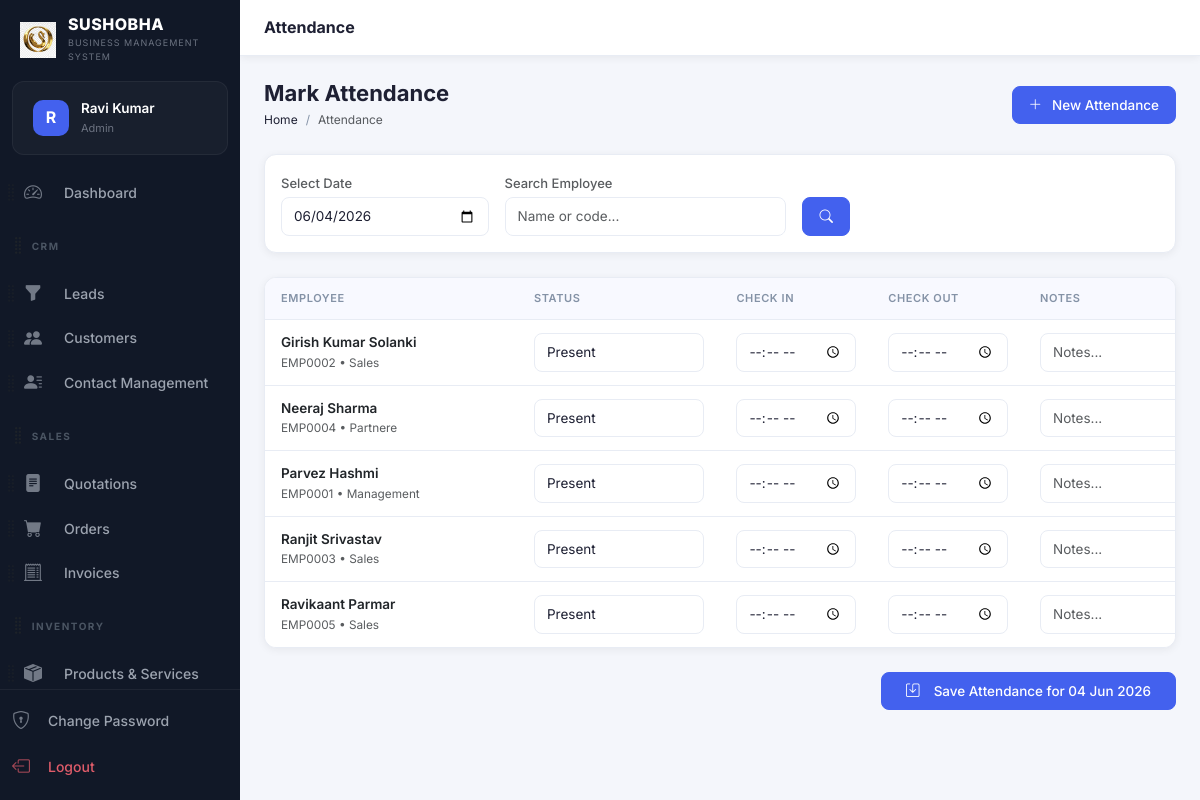
/modules/attendance/index.php (signed in), run on an earlier commit of the app's database.
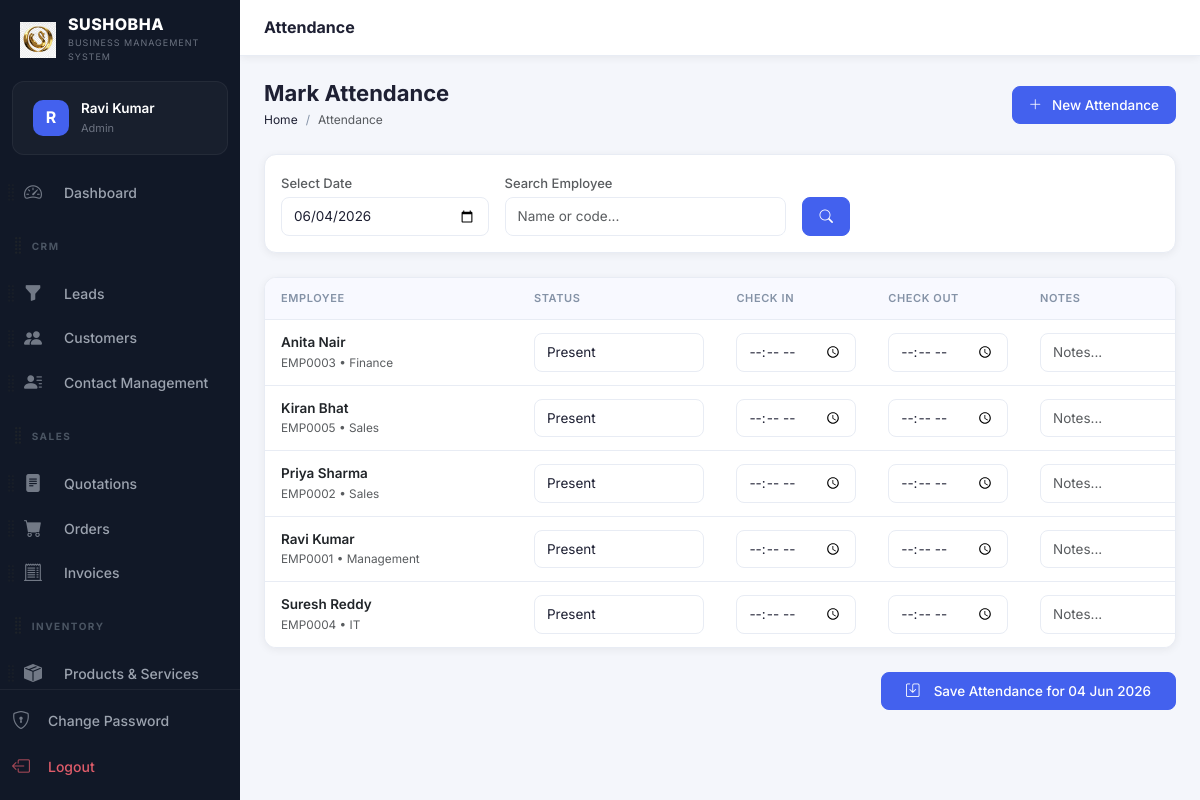
And on a later commit of the database.
### tables this page shows
CREATE TABLE `users` (
  `id` int(10) unsigned NOT NULL AUTO_INCREMENT,
  `role_id` int(10) unsigned NOT NULL DEFAULT 5,
  `name` varchar(100) NOT NULL,
  `email` varchar(150) NOT NULL,
  `password` varchar(255) NOT NULL,
  `phone` varchar(20) DEFAULT NULL,
  `avatar` varchar(255) DEFAULT NULL,
  `is_active` tinyint(1) NOT NULL DEFAULT 1,
  `remember_token` varchar(100) DEFAULT NULL,
  `reset_token` varchar(100) DEFAULT NULL,
  `reset_token_expires` datetime DEFAULT NULL,
  `last_login` datetime DEFAULT NULL,
  `login_attempts` int(11) DEFAULT 0,
  `locked_until` datetime DEFAULT NULL,
  `created_at` timestamp NOT NULL DEFAULT current_timestamp(),
  `updated_at` timestamp NOT NULL DEFAULT current_timestamp() ON UPDATE current_timestamp(),
  PRIMARY KEY (`id`),
  UNIQUE KEY `email` (`email`),
  KEY `role_id` (`role_id`),
  CONSTRAINT `users_ibfk_1` FOREIGN KEY (`role_id`) REFERENCES `roles` (`id`)
);

CREATE TABLE `roles` (
  `id` int(10) unsigned NOT NULL AUTO_INCREMENT,
  `name` varchar(50) NOT NULL,
  `slug` varchar(50) NOT NULL,
  `permissions` longtext DEFAULT NULL CHECK (json_valid(`permissions`)),
  `created_at` timestamp NOT NULL DEFAULT current_timestamp(),
  PRIMARY KEY (`id`),
  UNIQUE KEY `name` (`name`),
  UNIQUE KEY `slug` (`slug`)
);

CREATE TABLE `employees` (
  `id` int(10) unsigned NOT NULL AUTO_INCREMENT,
  `user_id` int(10) unsigned DEFAULT NULL,
  `emp_code` varchar(20) DEFAULT NULL,
  `name` varchar(150) NOT NULL,
  `email` varchar(150) DEFAULT NULL,
  `phone` varchar(20) DEFAULT NULL,
  `department` varchar(100) DEFAULT NULL,
  `designation` varchar(100) DEFAULT NULL,
  `join_date` date DEFAULT NULL,
  `salary` decimal(12,2) DEFAULT 0.00,
  `salary_type` enum('monthly','weekly','daily','hourly') DEFAULT 'monthly',
  `address` text DEFAULT NULL,
  `emergency_contact` varchar(100) DEFAULT NULL,
  `photo` varchar(255) DEFAULT NULL,
  `bank_name` varchar(100) DEFAULT NULL,
  `bank_account` varchar(30) DEFAULT NULL,
  `bank_ifsc` varchar(15) DEFAULT NULL,
  `status` enum('active','inactive','terminated') DEFAULT 'active',
  `created_at` timestamp NOT NULL DEFAULT current_timestamp(),
  `updated_at` timestamp NOT NULL DEFAULT current_timestamp() ON UPDATE current_timestamp(),
  PRIMARY KEY (`id`),
  UNIQUE KEY `emp_code` (`emp_code`),
  KEY `user_id` (`user_id`),
  CONSTRAINT `employees_ibfk_1` FOREIGN KEY (`user_id`) REFERENCES `users` (`id`) ON DELETE SET NULL
);

### config/db.php (called while the page is built, shortened)
<?php
class Database {
    private static ?PDO $instance = null;
    public static function getInstance(): PDO {
        if (self::$instance === null) {
            $host   = 'localhost';
            $dbname = 'sushobha_crm';
            $user   = 'root';
            $pass   = '';
            $charset = 'utf8mb4';
            $dsn = "mysql:host={$host};dbname={$dbname};charset={$charset}";
            $options = [
                PDO::ATTR_ERRMODE            => PDO::ERRMODE_EXCEPTION,
                PDO::ATTR_DEFAULT_FETCH_MODE => PDO::FETCH_ASSOC,
                PDO::ATTR_EMULATE_PREPARES   => false,
            ];
            try {
                self::$instance = new PDO($dsn, $user, $pass, $options);
            } catch (PDOException $e) {
                die(json_encode(['error' => 'Database connection failed: ' . $e->getMessage()]));
            }
        }
        return self::$instance;
    }
}
function db(): PDO {
    return Database::getInstance();
}

### includes/auth.php (called while the page is built, shortened)
<?php
require_once __DIR__ . '/../config/db.php';
function isLoggedIn(): bool {
    return isset($_SESSION['user_id']) && !empty($_SESSION['user_id']);
}
function currentUser(): ?array {
    static $user = null;
    if ($user === null) {
        $stmt = db()->prepare("SELECT u.*, r.name AS role_name, r.slug AS role_slug, r.permissions FROM users u JOIN roles r ON u.role_id = r.id WHERE u.id = ?");
        $stmt->execute([$_SESSION['user_id']]);
        $user = $stmt->fetch();
    }
    return $user;
}

### includes/functions.php (called while the page is built, shortened)
<?php
require_once __DIR__ . '/../config/db.php';
function e(?string $str): string {
    return htmlspecialchars($str ?? '', ENT_QUOTES | ENT_HTML5, 'UTF-8');
}
function sanitize(?string $str): string {
    return trim(strip_tags($str ?? ''));
}

### modules/attendance/index.php (the view, shortened to what this page needs)
<?php
require_once __DIR__ . '/../../config/db.php';
require_once __DIR__ . '/../../includes/auth.php';
require_once __DIR__ . '/../../includes/functions.php';
$date = sanitize($_GET['date'] ?? date('Y-m-d'));
$search = sanitize($_GET['search'] ?? '');
$where = ['e.status="active"']; $params = [];
$whereStr = implode(' AND ', $where);
$sql = "SELECT e.id as emp_id, e.emp_code, e.name, e.department,
        a.id as att_id, a.status, a.check_in, a.check_out, a.notes
        FROM employees e
        LEFT JOIN attendance a ON e.id = a.employee_id AND a.date = ?
        WHERE $whereStr
        ORDER BY e.name ASC";
$stmt = db()->prepare($sql);
$stmt->execute(array_merge([$date], $params));
$employees = $stmt->fetchAll();
include __DIR__ . '/../../includes/header.php';
?>
<?php include __DIR__ . '/../../includes/sidebar.php'; ?>
<div class="main-content">
<div class="topbar">
  <div class="topbar-title">Attendance</div>
</div>
<div class="page-content">
<div class="page-header">
  <div class="page-header-left"><h1>Mark Attendance</h1>
    <nav aria-label="breadcrumb"><ol class="breadcrumb"><li class="breadcrumb-item"><a href="<?= BASE_URL ?>/modules/dashboard/index.php">Home</a></li><li class="breadcrumb-item active">Attendance</li></ol></nav>
  </div>
  <a href="<?= BASE_URL ?>/modules/attendance/create.php" class="btn btn-primary"><i class="bi bi-plus-lg me-1"></i>New Attendance</a>
</div>
<div class="crm-card mb-4">
    <div class="crm-card-body p-3">
        <form method="GET" class="row g-3 align-items-end">
            <div class="col-md-3">
                <label class="form-label text-muted small mb-1">Select Date</label>
                <input type="date" name="date" class="form-control" value="<?= e($date) ?>" onchange="this.form.submit()">
            </div>
            <div class="col-md-4">
                <label class="form-label text-muted small mb-1">Search Employee</label>
                <input type="text" name="search" class="form-control" placeholder="Name or code..." value="<?= e($search) ?>">
            </div>
            <div class="col-md-auto">
                <button type="submit" class="btn btn-primary"><i class="bi bi-search"></i></button>
            </div>
        </form>
    </div>
</div>
<form method="POST">
    <div class="table-wrapper mb-4">
        <div class="table-responsive">
            <table class="table crm-table align-middle mb-0">
                <thead>
                    <tr>
                        <th style="width:25%">Employee</th>
                        <th style="width:20%">Status</th>
                        <th style="width:15%">Check In</th>
                        <th style="width:15%">Check Out</th>
                        <th style="width:25%">Notes</th>
                    </tr>
                </thead>
                <tbody>
                    <?php if(empty($employees)): ?>
                        <tr><td colspan="5"><div class="empty-state"><i class="bi bi-calendar-check"></i><p>No active employees found.</p></div></td></tr>
                    <?php else: foreach($employees as $e):
                        $status = $e['status'] ?? 'present';
                    ?>
                    <tr>
                        <td>
                            <div class="fw-semibold text-dark"><?= e($e['name']) ?></div>
                            <div class="small text-muted"><?= e($e['emp_code']) ?> <?= $e['department'] ? ' • '.e($e['department']) : '' ?></div>
                        </td>
                        <td>
                            <select name="attendance[<?= $e['emp_id'] ?>][status]" class="form-select form-select-sm">
                                <option value="present" <?= $status==='present'?'selected':'' ?>>Present</option>
                            </select>
                        </td>
                        <td><input type="time" name="attendance[<?= $e['emp_id'] ?>][check_in]" class="form-control form-control-sm" value="<?= e($e['check_in'] ? date('H:i', strtotime($e['check_in'])) : '') ?>"></td>
                        <td><input type="time" name="attendance[<?= $e['emp_id'] ?>][check_out]" class="form-control form-control-sm" value="<?= e($e['check_out'] ? date('H:i', strtotime($e['check_out'])) : '') ?>"></td>
                        <td><input type="text" name="attendance[<?= $e['emp_id'] ?>][notes]" class="form-control form-control-sm" placeholder="Notes..." value="<?= e($e['notes']) ?>"></td>
                    </tr>
                    <?php endforeach; endif; ?>
                </tbody>
            </table>
        </div>
    </div>
    <?php if(!empty($employees)): ?>
    <div class="d-flex justify-content-end mb-5">
        <button type="submit" class="btn btn-primary px-4"><i class="bi bi-save me-2"></i>Save Attendance for <?= date('d M Y', strtotime($date)) ?></button>
    </div>
    <?php endif; ?>
</form>
</div></div>
<?php include __DIR__ . '/../../includes/footer.php'; ?>

### includes/header.php (shortened to what this page needs)
<?php
$currentUser = function_exists('currentUser') ? currentUser() : null;
?>
<!DOCTYPE html>
<html lang="en">
<head>
<link href="https://cdn.jsdelivr.net/npm/bootstrap@5.3.3/dist/css/bootstrap.min.css" rel="stylesheet">
<link href="https://cdn.jsdelivr.net/npm/bootstrap-icons@1.11.3/font/bootstrap-icons.min.css" rel="stylesheet">
<link href="https://cdnjs.cloudflare.com/ajax/libs/font-awesome/6.5.0/css/all.min.css" rel="stylesheet">
<link href="<?= BASE_URL ?>/assets/css/style.css" rel="stylesheet">
</head>
<body>
<div class="app-wrapper">

### includes/sidebar.php (shortened to what this page needs)
<?php
function isActive(string $path): string {
    return strpos($_SERVER['PHP_SELF'], $path) !== false ? 'active' : '';
}
$user = currentUser();
?>
<nav class="sidebar" id="sidebar">
  <div class="sidebar-brand">
    <div class="brand-logo">
      <img src="<?= BASE_URL ?>/assets/img/logo.png" alt="Logo" style="width: 100%; height: 100%; object-fit: contain;">
    </div>
    <div class="brand-text">
      <span class="brand-name"><?= APP_NAME ?></span>
      <span class="brand-tagline"><?= APP_TAGLINE ?></span>
    </div>
  </div>
  <div class="sidebar-user">
    <div class="sidebar-user-avatar">
      <?php if (!empty($user['avatar'])): ?>
        <img src="<?= BASE_URL ?>/<?= e($user['avatar']) ?>" alt="Avatar">
      <?php else: ?>
        <span><?= strtoupper(substr($user['name'] ?? 'U', 0, 1)) ?></span>
      <?php endif; ?>
    </div>
    <div class="sidebar-user-info">
      <span class="user-name"><?= e($user['name'] ?? 'User') ?></span>
      <span class="user-role"><?= ucwords(str_replace('_', ' ', $user['role_slug'] ?? '')) ?></span>
    </div>
  </div>
  <div class="sidebar-menu" id="sortableSidebar">
    <?php
    if (isAdmin()) {
        $defaultMenu[] = ['type' => 'header', 'id' => 'h_admin', 'label' => 'Admin'];
        $defaultMenu[] = ['type' => 'link', 'id' => 'approvals', 'url' => '/modules/approvals/index.php', 'icon' => 'bi-shield-check', 'label' => 'Approvals', 'match' => '/approvals/'];
        $defaultMenu[] = ['type' => 'link', 'id' => 'users', 'url' => '/modules/settings/users.php', 'icon' => 'bi-person-gear', 'label' => 'Users', 'match' => '/settings/users'];
        $defaultMenu[] = ['type' => 'link', 'id' => 'announcements', 'url' => '/modules/settings/announcements.php', 'icon' => 'bi-megaphone-fill', 'label' => 'Comm. Board', 'match' => '/settings/announcements'];
        $defaultMenu[] = ['type' => 'link', 'id' => 'settings', 'url' => '/modules/settings/index.php', 'icon' => 'bi-gear-fill', 'label' => 'Settings', 'match' => '/settings/index'];
        $defaultMenu[] = ['type' => 'link', 'id' => 'backup', 'url' => '/modules/settings/backup.php', 'icon' => 'bi-shield-check', 'label' => 'System Backup', 'match' => '/settings/backup'];
        $defaultMenu[] = ['type' => 'link', 'id' => 'activity_logs', 'url' => '/modules/settings/activity-logs.php', 'icon' => 'bi-clock-history', 'label' => 'Activity Logs', 'match' => '/activity-logs'];
    }
    $menuDict = [];
    foreach ($defaultMenu as $item) {
        $menuDict[$item['id']] = $item;
    }
    $userId = $_SESSION['user_id'] ?? 0;
    $stmt = db()->prepare("SELECT preference_value FROM user_preferences WHERE user_id = ? AND preference_key = 'sidebar_order'");
    $stmt->execute([$userId]);
    $savedOrderJson = $stmt->fetchColumn();
    $savedOrder = $savedOrderJson ? json_decode($savedOrderJson, true) : null;
    $menu = [];
    if ($savedOrder && is_array($savedOrder)) {
        foreach ($savedOrder as $id) {
            if (isset($menuDict[$id])) {
                $menu[] = $menuDict[$id];
                unset($menuDict[$id]);
            }
        }
        foreach ($menuDict as $item) {
            $menu[] = $item;
        }
    } else {
        $menu = $defaultMenu;
    }
    foreach ($menu as $item):
    ?>
      <div class="sidebar-sortable-item" data-id="<?= e($item['id']) ?>">
        <?php if ($item['type'] === 'header'): ?>
          <div class="menu-section-title d-flex align-items-center" style="margin-top: 15px;">
            <i class="bi bi-grip-vertical text-muted drag-handle" style="font-size: 1.2rem; cursor: grab; margin-left: -15px; margin-right: 2px;" title="Drag to reorder"></i>
            <span><?= e($item['label']) ?></span>
          </div>
        <?php else: ?>
          <div class="d-flex align-items-center position-relative">
            <i class="bi bi-grip-vertical text-muted drag-handle" style="font-size: 1.2rem; cursor: grab; opacity: 0.6; position: absolute; left: -15px; z-index: 10; padding: 10px 5px;" title="Drag to reorder"></i>
            <a href="<?= BASE_URL . $item['url'] ?>" class="menu-item flex-grow-1 mb-0 <?= isActive($item['match']) ?>">
              <i class="bi <?= $item['icon'] ?>"></i><span class="ms-1"><?= e($item['label']) ?></span>
            </a>
          </div>
        <?php endif; ?>
      </div>
    <?php endforeach; ?>
  </div>
  <div class="sidebar-footer">
    <a href="<?= BASE_URL ?>/modules/auth/change-password.php" class="menu-item <?= isActive('/auth/change-password') ?>">
      <i class="bi bi-shield-lock"></i><span>Change Password</span>
    </a>
    <a href="<?= BASE_URL ?>/modules/auth/logout.php" class="menu-item menu-item-logout">
      <i class="bi bi-box-arrow-left"></i><span>Logout</span>
    </a>
  </div>
</nav>

### includes/footer.php (shortened to what this page needs)
</div>
<div aria-live="polite" aria-atomic="true" class="position-relative">
  <div class="toast-container position-fixed bottom-0 end-0 p-3" id="toastPlacement" style="z-index: 1055;">
  </div>
</div>
</body>
</html>

What changed in the data, as far as the page shows it:
removed employees: name "Girish Kumar Solanki", emp_code "EMP0002", department "Sales", id "Present"
removed employees: name "Neeraj Sharma", emp_code "EMP0004", department "Partnere", id "Present"
removed employees: name "Parvez Hashmi", emp_code "EMP0001", department "Management", id "Present"
removed employees: name "Ravikaant Parmar", emp_code "EMP0005", department "Sales", id "Present"
changed employees "EMP0003": name "Ranjit Srivastav" → "Anita Nair"; department "Sales" → "Finance"
added employees: name "Kiran Bhat", emp_code "EMP0005", department "Sales", id "Present"
added employees: name "Priya Sharma", emp_code "EMP0002", department "Sales", id "Present"
added employees: name "Ravi Kumar", emp_code "EMP0001", department "Management", id "Present"
added employees: name "Suresh Reddy", emp_code "EMP0004", department "IT", id "Present"
